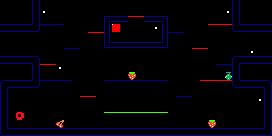

Rendered tile map (Tiled .tmx) drawn with the repository's tilesets; below, a short description and the full map source, tile grids included:
An orthogonal 34x17 tile map with 8x8 px tiles, 1 tile layer (Tile Layer 1) and 3 objects (0, 1, 2).

<map version="1.0" orientation="orthogonal" renderorder="right-down" width="34" height="17" tilewidth="8" tileheight="8" nextobjectid="10">
 <properties>
  <property name="name" value="pacman" />
 </properties>
 <tileset firstgid="1" name="pacman" tilewidth="8" tileheight="8">
  <image source="tileset.png" width="160" height="200" />
 </tileset>
 <layer name="Tile Layer 1" width="34" height="17">
  <properties>
   <property name="texture" value="tileset" />
  </properties>
  <data encoding="csv">
0,0,0,0,81,0,0,0,0,0,0,0,0,0,0,0,0,0,0,0,0,0,0,0,0,0,0,0,0,81,0,0,0,0,
0,0,0,0,81,6,0,0,0,0,0,0,0,0,0,0,0,0,0,0,0,0,0,0,0,0,0,0,6,81,0,0,0,0,
0,0,0,0,81,0,0,0,0,0,0,0,0,241,261,261,19,19,261,261,281,0,0,0,0,0,0,0,0,81,0,0,0,0,
21,21,21,21,221,22,22,22,0,0,0,0,0,361,13,0,0,0,0,6,341,0,0,0,0,0,19,19,19,201,21,21,21,21,
0,0,0,0,0,0,0,0,0,0,0,19,19,361,0,0,0,0,0,0,341,22,22,0,0,0,0,0,0,0,0,0,0,0,
0,0,0,0,0,0,0,0,0,0,0,0,0,321,381,381,381,381,381,381,301,0,0,0,0,0,0,0,0,0,0,0,0,0,
0,0,0,0,0,0,0,0,22,22,0,0,0,0,0,0,0,0,0,0,0,0,0,0,19,19,0,0,0,0,0,6,0,0,
21,21,21,21,181,0,0,0,0,0,0,0,0,0,0,0,0,0,0,0,0,0,0,0,0,0,0,0,0,161,21,21,21,21,
0,0,0,0,81,19,19,6,0,0,0,0,0,0,0,0,0,0,0,0,0,0,0,0,0,0,0,22,22,81,0,0,0,0,
0,0,0,0,81,0,0,0,0,0,0,0,0,0,0,0,27,0,0,0,0,0,0,0,0,0,0,0,47,81,0,0,0,0,
161,21,21,21,221,22,22,22,22,0,0,0,0,22,22,22,22,22,22,22,22,0,0,0,0,19,19,19,19,201,21,21,21,181,
81,0,0,0,0,0,0,0,0,0,0,0,0,0,0,0,0,0,0,0,0,0,0,0,0,0,0,0,0,0,0,0,0,81,
81,0,0,0,0,0,0,0,0,0,19,19,0,0,0,0,0,0,0,0,0,0,22,22,0,0,0,0,0,0,0,0,6,81,
81,0,0,0,0,0,0,0,0,0,0,0,0,0,0,0,0,0,0,0,0,0,0,0,0,0,0,0,0,0,0,0,0,81,
81,0,20,0,0,0,0,0,0,0,0,0,0,82,82,82,82,82,82,82,82,0,0,0,0,0,0,0,0,0,0,0,0,81,
81,0,0,0,0,0,0,7,0,0,0,0,0,0,0,0,0,0,0,0,0,0,0,0,0,0,27,0,0,0,0,0,0,81,
201,21,21,21,21,21,21,21,21,21,21,21,21,21,21,21,21,21,21,21,21,21,21,21,21,21,21,21,21,21,21,21,21,221
</data>
 </layer>
 <objectgroup name="enemies">
  <properties>
   <property name="_type" value="1" />
   <property name="reverse" value="0" />
   <property name="sizex" value="14" />
   <property name="sizey" value="14" />
   <property name="speedx" value="50" />
   <property name="speedy" value="50" />
   <property name="texture" value="enemies_14x14" />
  </properties>
  <object id="4" type="0" x="256" y="120">
   <properties>
    <property name="speedx" value="50" />
   </properties>
   <polyline points="0,0 -240,0" />
  </object>
  <object id="6" type="1" x="136" y="32">
   <properties>
    <property name="reverse" value="0" />
   </properties>
   <polyline points="0,0 0,-24 -64,-24 -64,36 64,36 64,-24 0,-24 0,0" />
  </object>
  <object id="8" type="2" x="136" y="68">
   <properties>
    <property name="reverse" value="0" />
   </properties>
   <polyline points="0,0 64,0 64,-60 0,-60 0,-36 0,-60 -64,-60 -64,0 0,0" />
  </object>
 </objectgroup>
</map>
